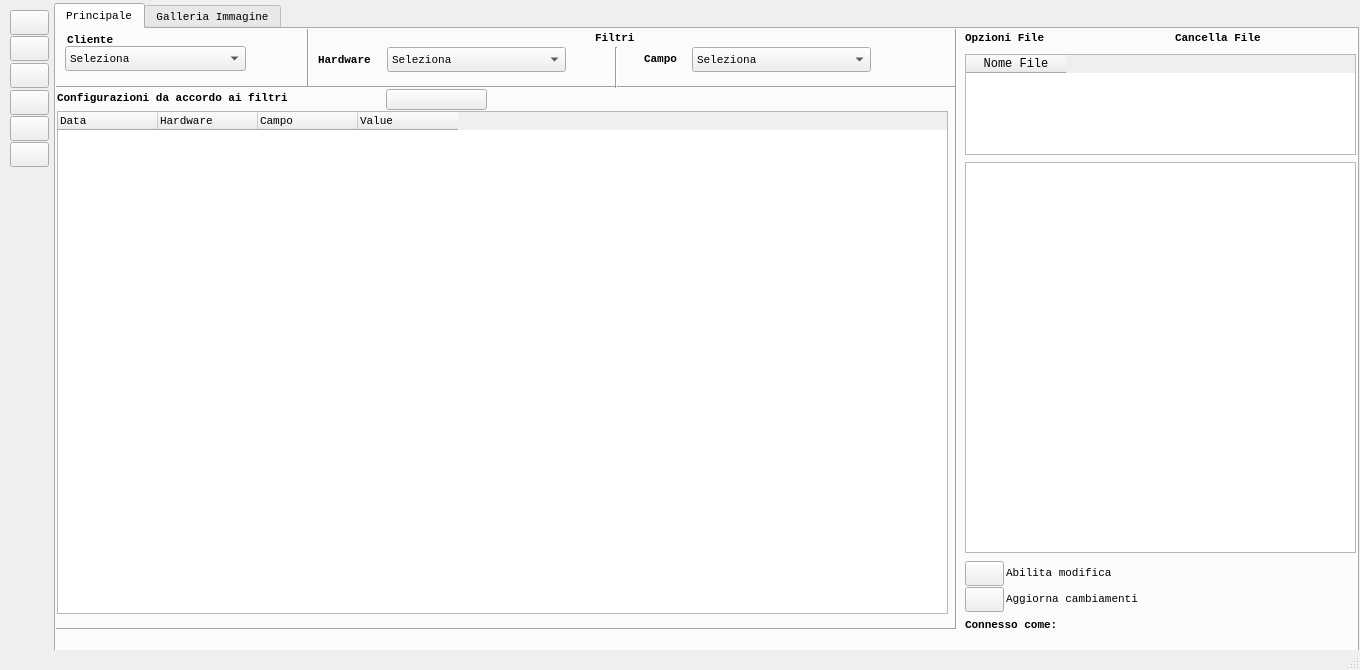
<?xml version="1.0" encoding="UTF-8"?>
<ui version="4.0">
 <class>MainWindow</class>
 <widget class="QMainWindow" name="MainWindow">
  <property name="geometry">
   <rect>
    <x>0</x>
    <y>0</y>
    <width>1360</width>
    <height>670</height>
   </rect>
  </property>
  <property name="minimumSize">
   <size>
    <width>1360</width>
    <height>670</height>
   </size>
  </property>
  <property name="maximumSize">
   <size>
    <width>1360</width>
    <height>670</height>
   </size>
  </property>
  <property name="font">
   <font>
    <family>Monospace</family>
    <pointsize>8</pointsize>
   </font>
  </property>
  <property name="cursor">
   <cursorShape>PointingHandCursor</cursorShape>
  </property>
  <property name="windowTitle">
   <string>Aron Config</string>
  </property>
  <widget class="QWidget" name="centralWidget">
   <property name="minimumSize">
    <size>
     <width>1360</width>
     <height>650</height>
    </size>
   </property>
   <property name="maximumSize">
    <size>
     <width>1360</width>
     <height>650</height>
    </size>
   </property>
   <widget class="QTabWidget" name="tabWidget">
    <property name="geometry">
     <rect>
      <x>54</x>
      <y>3</y>
      <width>1305</width>
      <height>661</height>
     </rect>
    </property>
    <property name="font">
     <font>
      <pointsize>8</pointsize>
     </font>
    </property>
    <property name="cursor">
     <cursorShape>PointingHandCursor</cursorShape>
    </property>
    <property name="currentIndex">
     <number>0</number>
    </property>
    <widget class="QWidget" name="tab_main">
     <attribute name="title">
      <string>Principale</string>
     </attribute>
     <widget class="Line" name="line_5">
      <property name="geometry">
       <rect>
        <x>-1</x>
        <y>590</y>
        <width>901</width>
        <height>20</height>
       </rect>
      </property>
      <property name="font">
       <font>
        <pointsize>8</pointsize>
       </font>
      </property>
      <property name="cursor">
       <cursorShape>PointingHandCursor</cursorShape>
      </property>
      <property name="orientation">
       <enum>Qt::Horizontal</enum>
      </property>
     </widget>
     <widget class="QPushButton" name="btPlus">
      <property name="geometry">
       <rect>
        <x>278</x>
        <y>57</y>
        <width>24</width>
        <height>25</height>
       </rect>
      </property>
      <property name="font">
       <font>
        <family>Monospace</family>
        <pointsize>8</pointsize>
       </font>
      </property>
      <property name="cursor">
       <cursorShape>PointingHandCursor</cursorShape>
      </property>
      <property name="text">
       <string/>
      </property>
      <property name="flat">
       <bool>true</bool>
      </property>
     </widget>
     <widget class="QTableWidget" name="tableWidget">
      <property name="geometry">
       <rect>
        <x>1</x>
        <y>82</y>
        <width>891</width>
        <height>503</height>
       </rect>
      </property>
      <property name="minimumSize">
       <size>
        <width>0</width>
        <height>0</height>
       </size>
      </property>
      <property name="maximumSize">
       <size>
        <width>1550</width>
        <height>540</height>
       </size>
      </property>
      <property name="baseSize">
       <size>
        <width>1555</width>
        <height>503</height>
       </size>
      </property>
      <property name="font">
       <font>
        <family>Monospace</family>
        <pointsize>8</pointsize>
       </font>
      </property>
      <property name="cursor" stdset="0">
       <cursorShape>PointingHandCursor</cursorShape>
      </property>
      <property name="editTriggers">
       <set>QAbstractItemView::DoubleClicked</set>
      </property>
      <property name="tabKeyNavigation">
       <bool>false</bool>
      </property>
      <property name="showDropIndicator" stdset="0">
       <bool>false</bool>
      </property>
      <property name="dragDropOverwriteMode">
       <bool>false</bool>
      </property>
      <property name="selectionMode">
       <enum>QAbstractItemView::SingleSelection</enum>
      </property>
      <property name="selectionBehavior">
       <enum>QAbstractItemView::SelectRows</enum>
      </property>
      <attribute name="horizontalHeaderDefaultSectionSize">
       <number>100</number>
      </attribute>
      <column>
       <property name="text">
        <string>Data</string>
       </property>
       <property name="font">
        <font>
         <family>Monospace</family>
         <pointsize>8</pointsize>
        </font>
       </property>
       <property name="textAlignment">
        <set>AlignJustify|AlignVCenter</set>
       </property>
      </column>
      <column>
       <property name="text">
        <string>Hardware</string>
       </property>
       <property name="font">
        <font>
         <family>Monospace</family>
         <pointsize>8</pointsize>
        </font>
       </property>
       <property name="textAlignment">
        <set>AlignJustify|AlignVCenter</set>
       </property>
      </column>
      <column>
       <property name="text">
        <string>Campo</string>
       </property>
       <property name="font">
        <font>
         <family>Monospace</family>
         <pointsize>8</pointsize>
        </font>
       </property>
       <property name="textAlignment">
        <set>AlignJustify|AlignVCenter</set>
       </property>
      </column>
      <column>
       <property name="text">
        <string>Value</string>
       </property>
       <property name="font">
        <font>
         <family>Monospace</family>
         <pointsize>8</pointsize>
        </font>
       </property>
       <property name="textAlignment">
        <set>AlignJustify|AlignVCenter</set>
       </property>
      </column>
     </widget>
     <widget class="QLabel" name="labelLines">
      <property name="geometry">
       <rect>
        <x>1</x>
        <y>59</y>
        <width>281</width>
        <height>20</height>
       </rect>
      </property>
      <property name="font">
       <font>
        <family>Monospace</family>
        <pointsize>8</pointsize>
        <weight>75</weight>
        <bold>true</bold>
       </font>
      </property>
      <property name="cursor">
       <cursorShape>PointingHandCursor</cursorShape>
      </property>
      <property name="text">
       <string>Configurazioni da accordo ai filtri</string>
      </property>
     </widget>
     <widget class="QLabel" name="labelConnesso">
      <property name="geometry">
       <rect>
        <x>909</x>
        <y>586</y>
        <width>111</width>
        <height>20</height>
       </rect>
      </property>
      <property name="font">
       <font>
        <pointsize>8</pointsize>
        <weight>75</weight>
        <bold>true</bold>
       </font>
      </property>
      <property name="cursor">
       <cursorShape>PointingHandCursor</cursorShape>
      </property>
      <property name="text">
       <string>Connesso come:</string>
      </property>
     </widget>
     <widget class="Line" name="line_2">
      <property name="geometry">
       <rect>
        <x>890</x>
        <y>-2</y>
        <width>20</width>
        <height>601</height>
       </rect>
      </property>
      <property name="font">
       <font>
        <pointsize>8</pointsize>
       </font>
      </property>
      <property name="cursor">
       <cursorShape>PointingHandCursor</cursorShape>
      </property>
      <property name="orientation">
       <enum>Qt::Vertical</enum>
      </property>
     </widget>
     <widget class="QPushButton" name="btMinus">
      <property name="geometry">
       <rect>
        <x>303</x>
        <y>57</y>
        <width>24</width>
        <height>25</height>
       </rect>
      </property>
      <property name="font">
       <font>
        <family>Monospace</family>
        <pointsize>8</pointsize>
       </font>
      </property>
      <property name="cursor">
       <cursorShape>PointingHandCursor</cursorShape>
      </property>
      <property name="text">
       <string/>
      </property>
      <property name="flat">
       <bool>true</bool>
      </property>
     </widget>
     <widget class="QLabel" name="labelLogo">
      <property name="geometry">
       <rect>
        <x>1165</x>
        <y>513</y>
        <width>130</width>
        <height>100</height>
       </rect>
      </property>
      <property name="font">
       <font>
        <pointsize>8</pointsize>
       </font>
      </property>
      <property name="cursor">
       <cursorShape>PointingHandCursor</cursorShape>
      </property>
      <property name="text">
       <string/>
      </property>
     </widget>
     <widget class="QLabel" name="labelUserName">
      <property name="geometry">
       <rect>
        <x>1030</x>
        <y>586</y>
        <width>130</width>
        <height>17</height>
       </rect>
      </property>
      <property name="font">
       <font>
        <pointsize>8</pointsize>
       </font>
      </property>
      <property name="cursor">
       <cursorShape>PointingHandCursor</cursorShape>
      </property>
      <property name="text">
       <string/>
      </property>
     </widget>
     <widget class="Line" name="line_4">
      <property name="geometry">
       <rect>
        <x>-13</x>
        <y>-16</y>
        <width>19</width>
        <height>221</height>
       </rect>
      </property>
      <property name="font">
       <font>
        <pointsize>8</pointsize>
       </font>
      </property>
      <property name="cursor">
       <cursorShape>PointingHandCursor</cursorShape>
      </property>
      <property name="orientation">
       <enum>Qt::Vertical</enum>
      </property>
     </widget>
     <widget class="QComboBox" name="cbItem">
      <property name="geometry">
       <rect>
        <x>636</x>
        <y>18</y>
        <width>179</width>
        <height>25</height>
       </rect>
      </property>
      <property name="font">
       <font>
        <family>Monospace</family>
        <pointsize>8</pointsize>
       </font>
      </property>
      <property name="cursor">
       <cursorShape>PointingHandCursor</cursorShape>
      </property>
      <property name="insertPolicy">
       <enum>QComboBox::InsertAlphabetically</enum>
      </property>
      <property name="duplicatesEnabled">
       <bool>true</bool>
      </property>
      <item>
       <property name="text">
        <string>Seleziona</string>
       </property>
      </item>
     </widget>
     <widget class="QLabel" name="labelItems">
      <property name="geometry">
       <rect>
        <x>588</x>
        <y>20</y>
        <width>41</width>
        <height>20</height>
       </rect>
      </property>
      <property name="font">
       <font>
        <family>Monospace</family>
        <pointsize>8</pointsize>
        <weight>75</weight>
        <bold>true</bold>
       </font>
      </property>
      <property name="cursor">
       <cursorShape>PointingHandCursor</cursorShape>
      </property>
      <property name="text">
       <string>Campo</string>
      </property>
     </widget>
     <widget class="QLabel" name="labelHardware">
      <property name="geometry">
       <rect>
        <x>262</x>
        <y>21</y>
        <width>71</width>
        <height>20</height>
       </rect>
      </property>
      <property name="font">
       <font>
        <family>Monospace</family>
        <pointsize>8</pointsize>
        <weight>75</weight>
        <bold>true</bold>
       </font>
      </property>
      <property name="cursor">
       <cursorShape>PointingHandCursor</cursorShape>
      </property>
      <property name="text">
       <string>Hardware</string>
      </property>
     </widget>
     <widget class="QComboBox" name="cbHardware">
      <property name="geometry">
       <rect>
        <x>331</x>
        <y>18</y>
        <width>179</width>
        <height>25</height>
       </rect>
      </property>
      <property name="font">
       <font>
        <family>Monospace</family>
        <pointsize>8</pointsize>
       </font>
      </property>
      <property name="cursor">
       <cursorShape>PointingHandCursor</cursorShape>
      </property>
      <property name="currentText" stdset="0">
       <string>Seleziona</string>
      </property>
      <property name="insertPolicy">
       <enum>QComboBox::InsertAlphabetically</enum>
      </property>
      <property name="duplicatesEnabled">
       <bool>true</bool>
      </property>
      <item>
       <property name="text">
        <string>Seleziona</string>
       </property>
      </item>
     </widget>
     <widget class="QLabel" name="labelFiltri">
      <property name="geometry">
       <rect>
        <x>539</x>
        <y>-1</y>
        <width>50</width>
        <height>20</height>
       </rect>
      </property>
      <property name="font">
       <font>
        <family>Monospace</family>
        <pointsize>8</pointsize>
        <weight>75</weight>
        <bold>true</bold>
       </font>
      </property>
      <property name="cursor">
       <cursorShape>PointingHandCursor</cursorShape>
      </property>
      <property name="text">
       <string>Filtri</string>
      </property>
     </widget>
     <widget class="QPushButton" name="btItemMinus">
      <property name="geometry">
       <rect>
        <x>840</x>
        <y>19</y>
        <width>24</width>
        <height>25</height>
       </rect>
      </property>
      <property name="font">
       <font>
        <family>Monospace</family>
        <pointsize>8</pointsize>
       </font>
      </property>
      <property name="cursor">
       <cursorShape>PointingHandCursor</cursorShape>
      </property>
      <property name="text">
       <string/>
      </property>
      <property name="flat">
       <bool>true</bool>
      </property>
     </widget>
     <widget class="QPushButton" name="btHwMinus">
      <property name="geometry">
       <rect>
        <x>535</x>
        <y>17</y>
        <width>24</width>
        <height>25</height>
       </rect>
      </property>
      <property name="font">
       <font>
        <family>Monospace</family>
        <pointsize>8</pointsize>
       </font>
      </property>
      <property name="cursor">
       <cursorShape>PointingHandCursor</cursorShape>
      </property>
      <property name="text">
       <string/>
      </property>
      <property name="flat">
       <bool>true</bool>
      </property>
     </widget>
     <widget class="QPushButton" name="btHwPlus">
      <property name="geometry">
       <rect>
        <x>510</x>
        <y>17</y>
        <width>24</width>
        <height>25</height>
       </rect>
      </property>
      <property name="font">
       <font>
        <family>Monospace</family>
        <pointsize>8</pointsize>
       </font>
      </property>
      <property name="cursor">
       <cursorShape>PointingHandCursor</cursorShape>
      </property>
      <property name="text">
       <string/>
      </property>
      <property name="flat">
       <bool>true</bool>
      </property>
     </widget>
     <widget class="QPushButton" name="btItemPlus">
      <property name="geometry">
       <rect>
        <x>815</x>
        <y>19</y>
        <width>24</width>
        <height>25</height>
       </rect>
      </property>
      <property name="font">
       <font>
        <family>Monospace</family>
        <pointsize>8</pointsize>
       </font>
      </property>
      <property name="cursor">
       <cursorShape>PointingHandCursor</cursorShape>
      </property>
      <property name="text">
       <string/>
      </property>
      <property name="flat">
       <bool>true</bool>
      </property>
     </widget>
     <widget class="QPushButton" name="btDownload">
      <property name="geometry">
       <rect>
        <x>1035</x>
        <y>-1</y>
        <width>25</width>
        <height>25</height>
       </rect>
      </property>
      <property name="font">
       <font>
        <family>Monospace</family>
        <pointsize>8</pointsize>
       </font>
      </property>
      <property name="cursor">
       <cursorShape>PointingHandCursor</cursorShape>
      </property>
      <property name="text">
       <string/>
      </property>
      <property name="flat">
       <bool>true</bool>
      </property>
     </widget>
     <widget class="QPushButton" name="btUpload">
      <property name="geometry">
       <rect>
        <x>1010</x>
        <y>-1</y>
        <width>25</width>
        <height>25</height>
       </rect>
      </property>
      <property name="font">
       <font>
        <family>Monospace</family>
        <pointsize>8</pointsize>
       </font>
      </property>
      <property name="cursor">
       <cursorShape>PointingHandCursor</cursorShape>
      </property>
      <property name="text">
       <string/>
      </property>
      <property name="flat">
       <bool>true</bool>
      </property>
     </widget>
     <widget class="QTableWidget" name="tableWidget_attachments">
      <property name="geometry">
       <rect>
        <x>909</x>
        <y>25</y>
        <width>391</width>
        <height>101</height>
       </rect>
      </property>
      <property name="font">
       <font>
        <pointsize>8</pointsize>
       </font>
      </property>
      <property name="cursor" stdset="0">
       <cursorShape>PointingHandCursor</cursorShape>
      </property>
      <property name="editTriggers">
       <set>QAbstractItemView::NoEditTriggers</set>
      </property>
      <property name="dragDropOverwriteMode">
       <bool>false</bool>
      </property>
      <property name="selectionMode">
       <enum>QAbstractItemView::SingleSelection</enum>
      </property>
      <property name="selectionBehavior">
       <enum>QAbstractItemView::SelectRows</enum>
      </property>
      <column>
       <property name="text">
        <string>Nome File</string>
       </property>
       <property name="font">
        <font>
         <family>Monospace</family>
         <pointsize>9</pointsize>
         <weight>50</weight>
         <bold>false</bold>
        </font>
       </property>
      </column>
     </widget>
     <widget class="QLabel" name="labelAttach">
      <property name="geometry">
       <rect>
        <x>909</x>
        <y>-1</y>
        <width>101</width>
        <height>20</height>
       </rect>
      </property>
      <property name="font">
       <font>
        <pointsize>8</pointsize>
        <weight>75</weight>
        <bold>true</bold>
       </font>
      </property>
      <property name="cursor">
       <cursorShape>PointingHandCursor</cursorShape>
      </property>
      <property name="text">
       <string>Opzioni File</string>
      </property>
     </widget>
     <widget class="QPushButton" name="btTrash">
      <property name="geometry">
       <rect>
        <x>1227</x>
        <y>-3</y>
        <width>25</width>
        <height>25</height>
       </rect>
      </property>
      <property name="font">
       <font>
        <family>Monospace</family>
        <pointsize>8</pointsize>
       </font>
      </property>
      <property name="cursor">
       <cursorShape>PointingHandCursor</cursorShape>
      </property>
      <property name="text">
       <string/>
      </property>
      <property name="flat">
       <bool>true</bool>
      </property>
     </widget>
     <widget class="QPlainTextEdit" name="plainTextEdit">
      <property name="geometry">
       <rect>
        <x>909</x>
        <y>133</y>
        <width>391</width>
        <height>391</height>
       </rect>
      </property>
      <property name="font">
       <font>
        <pointsize>8</pointsize>
       </font>
      </property>
      <property name="cursor" stdset="0">
       <cursorShape>PointingHandCursor</cursorShape>
      </property>
     </widget>
     <widget class="Line" name="line">
      <property name="geometry">
       <rect>
        <x>-1</x>
        <y>50</y>
        <width>901</width>
        <height>16</height>
       </rect>
      </property>
      <property name="font">
       <font>
        <pointsize>8</pointsize>
       </font>
      </property>
      <property name="cursor">
       <cursorShape>PointingHandCursor</cursorShape>
      </property>
      <property name="orientation">
       <enum>Qt::Horizontal</enum>
      </property>
     </widget>
     <widget class="Line" name="line_3">
      <property name="geometry">
       <rect>
        <x>243</x>
        <y>-3</y>
        <width>19</width>
        <height>61</height>
       </rect>
      </property>
      <property name="font">
       <font>
        <pointsize>8</pointsize>
       </font>
      </property>
      <property name="cursor">
       <cursorShape>PointingHandCursor</cursorShape>
      </property>
      <property name="orientation">
       <enum>Qt::Vertical</enum>
      </property>
     </widget>
     <widget class="QPushButton" name="btSave">
      <property name="geometry">
       <rect>
        <x>909</x>
        <y>558</y>
        <width>39</width>
        <height>25</height>
       </rect>
      </property>
      <property name="font">
       <font>
        <pointsize>8</pointsize>
       </font>
      </property>
      <property name="cursor">
       <cursorShape>PointingHandCursor</cursorShape>
      </property>
      <property name="toolTip">
       <string extracomment="Cambio Password"/>
      </property>
      <property name="statusTip">
       <string extracomment="Cambio Password"/>
      </property>
      <property name="whatsThis">
       <string extracomment="Cambio Password"/>
      </property>
      <property name="accessibleName">
       <string extracomment="Cambio Password"/>
      </property>
      <property name="accessibleDescription">
       <string extracomment="Cambio Password"/>
      </property>
      <property name="text">
       <string/>
      </property>
      <property name="flat">
       <bool>false</bool>
      </property>
      <property name="toolTipDuration" stdset="0">
       <number>10</number>
      </property>
     </widget>
     <widget class="QLabel" name="labelupdate">
      <property name="geometry">
       <rect>
        <x>950</x>
        <y>560</y>
        <width>171</width>
        <height>19</height>
       </rect>
      </property>
      <property name="font">
       <font>
        <pointsize>8</pointsize>
       </font>
      </property>
      <property name="cursor">
       <cursorShape>PointingHandCursor</cursorShape>
      </property>
      <property name="text">
       <string>Aggiorna cambiamenti</string>
      </property>
     </widget>
     <widget class="QPushButton" name="btModify">
      <property name="geometry">
       <rect>
        <x>909</x>
        <y>532</y>
        <width>39</width>
        <height>25</height>
       </rect>
      </property>
      <property name="font">
       <font>
        <pointsize>8</pointsize>
       </font>
      </property>
      <property name="cursor">
       <cursorShape>PointingHandCursor</cursorShape>
      </property>
      <property name="toolTip">
       <string extracomment="Cambio Password"/>
      </property>
      <property name="statusTip">
       <string extracomment="Cambio Password"/>
      </property>
      <property name="whatsThis">
       <string extracomment="Cambio Password"/>
      </property>
      <property name="accessibleName">
       <string extracomment="Cambio Password"/>
      </property>
      <property name="accessibleDescription">
       <string extracomment="Cambio Password"/>
      </property>
      <property name="text">
       <string/>
      </property>
      <property name="flat">
       <bool>false</bool>
      </property>
      <property name="toolTipDuration" stdset="0">
       <number>10</number>
      </property>
     </widget>
     <widget class="QLabel" name="labelallowmodify">
      <property name="geometry">
       <rect>
        <x>950</x>
        <y>534</y>
        <width>141</width>
        <height>19</height>
       </rect>
      </property>
      <property name="font">
       <font>
        <pointsize>8</pointsize>
       </font>
      </property>
      <property name="cursor">
       <cursorShape>PointingHandCursor</cursorShape>
      </property>
      <property name="text">
       <string>Abilita modifica</string>
      </property>
     </widget>
     <widget class="QLabel" name="labelDeleteFile">
      <property name="geometry">
       <rect>
        <x>1119</x>
        <y>-1</y>
        <width>111</width>
        <height>20</height>
       </rect>
      </property>
      <property name="font">
       <font>
        <pointsize>8</pointsize>
        <weight>75</weight>
        <bold>true</bold>
       </font>
      </property>
      <property name="cursor">
       <cursorShape>PointingHandCursor</cursorShape>
      </property>
      <property name="text">
       <string>Cancella File</string>
      </property>
     </widget>
     <widget class="QToolButton" name="btSaveModify">
      <property name="geometry">
       <rect>
        <x>330</x>
        <y>60</y>
        <width>101</width>
        <height>21</height>
       </rect>
      </property>
      <property name="font">
       <font>
        <family>Monospace</family>
        <pointsize>8</pointsize>
       </font>
      </property>
      <property name="cursor">
       <cursorShape>PointingHandCursor</cursorShape>
      </property>
      <property name="text">
       <string/>
      </property>
      <property name="toolButtonStyle">
       <enum>Qt::ToolButtonTextBesideIcon</enum>
      </property>
     </widget>
     <widget class="Line" name="line_6">
      <property name="geometry">
       <rect>
        <x>550</x>
        <y>18</y>
        <width>20</width>
        <height>41</height>
       </rect>
      </property>
      <property name="font">
       <font>
        <pointsize>8</pointsize>
       </font>
      </property>
      <property name="cursor">
       <cursorShape>PointingHandCursor</cursorShape>
      </property>
      <property name="orientation">
       <enum>Qt::Vertical</enum>
      </property>
     </widget>
     <zorder>line_5</zorder>
     <zorder>btPlus</zorder>
     <zorder>labelLines</zorder>
     <zorder>labelConnesso</zorder>
     <zorder>line_2</zorder>
     <zorder>btMinus</zorder>
     <zorder>labelLogo</zorder>
     <zorder>labelUserName</zorder>
     <zorder>line_4</zorder>
     <zorder>labelHardware</zorder>
     <zorder>cbItem</zorder>
     <zorder>cbHardware</zorder>
     <zorder>labelItems</zorder>
     <zorder>labelFiltri</zorder>
     <zorder>btItemMinus</zorder>
     <zorder>btHwMinus</zorder>
     <zorder>btHwPlus</zorder>
     <zorder>btItemPlus</zorder>
     <zorder>btDownload</zorder>
     <zorder>btUpload</zorder>
     <zorder>tableWidget_attachments</zorder>
     <zorder>labelAttach</zorder>
     <zorder>btTrash</zorder>
     <zorder>plainTextEdit</zorder>
     <zorder>line</zorder>
     <zorder>line_3</zorder>
     <zorder>btSave</zorder>
     <zorder>labelupdate</zorder>
     <zorder>btModify</zorder>
     <zorder>labelallowmodify</zorder>
     <zorder>labelDeleteFile</zorder>
     <zorder>btSaveModify</zorder>
     <zorder>tableWidget</zorder>
     <zorder>line_6</zorder>
    </widget>
    <widget class="QWidget" name="tab_attachments">
     <attribute name="title">
      <string>Galleria Immagine</string>
     </attribute>
     <widget class="QLabel" name="labelFoto">
      <property name="geometry">
       <rect>
        <x>260</x>
        <y>9</y>
        <width>1031</width>
        <height>591</height>
       </rect>
      </property>
      <property name="font">
       <font>
        <pointsize>8</pointsize>
       </font>
      </property>
      <property name="cursor">
       <cursorShape>ArrowCursor</cursorShape>
      </property>
      <property name="text">
       <string/>
      </property>
     </widget>
     <widget class="QToolButton" name="btPlus_foto">
      <property name="geometry">
       <rect>
        <x>7</x>
        <y>51</y>
        <width>90</width>
        <height>21</height>
       </rect>
      </property>
      <property name="font">
       <font>
        <family>Monospace</family>
        <pointsize>8</pointsize>
       </font>
      </property>
      <property name="cursor">
       <cursorShape>ArrowCursor</cursorShape>
      </property>
      <property name="text">
       <string/>
      </property>
      <property name="toolButtonStyle">
       <enum>Qt::ToolButtonTextBesideIcon</enum>
      </property>
     </widget>
     <widget class="QTableWidget" name="tableWidgetImg">
      <property name="geometry">
       <rect>
        <x>0</x>
        <y>90</y>
        <width>250</width>
        <height>500</height>
       </rect>
      </property>
      <property name="sizePolicy">
       <sizepolicy hsizetype="Expanding" vsizetype="Expanding">
        <horstretch>250</horstretch>
        <verstretch>55</verstretch>
       </sizepolicy>
      </property>
      <property name="minimumSize">
       <size>
        <width>250</width>
        <height>500</height>
       </size>
      </property>
      <property name="maximumSize">
       <size>
        <width>250</width>
        <height>500</height>
       </size>
      </property>
      <property name="sizeIncrement">
       <size>
        <width>250</width>
        <height>510</height>
       </size>
      </property>
      <property name="baseSize">
       <size>
        <width>0</width>
        <height>0</height>
       </size>
      </property>
      <property name="font">
       <font>
        <family>Monospace</family>
        <pointsize>8</pointsize>
       </font>
      </property>
      <property name="cursor" stdset="0">
       <cursorShape>ArrowCursor</cursorShape>
      </property>
      <property name="editTriggers">
       <set>QAbstractItemView::NoEditTriggers</set>
      </property>
      <property name="tabKeyNavigation">
       <bool>false</bool>
      </property>
      <property name="showDropIndicator" stdset="0">
       <bool>false</bool>
      </property>
      <property name="dragDropOverwriteMode">
       <bool>false</bool>
      </property>
      <property name="selectionMode">
       <enum>QAbstractItemView::SingleSelection</enum>
      </property>
      <property name="selectionBehavior">
       <enum>QAbstractItemView::SelectRows</enum>
      </property>
      <attribute name="horizontalHeaderDefaultSectionSize">
       <number>250</number>
      </attribute>
      <attribute name="horizontalHeaderMinimumSectionSize">
       <number>250</number>
      </attribute>
      <column>
       <property name="text">
        <string>Immagini</string>
       </property>
      </column>
     </widget>
     <widget class="QToolButton" name="btMinus_foto">
      <property name="geometry">
       <rect>
        <x>110</x>
        <y>51</y>
        <width>90</width>
        <height>21</height>
       </rect>
      </property>
      <property name="font">
       <font>
        <family>Monospace</family>
        <pointsize>8</pointsize>
       </font>
      </property>
      <property name="cursor">
       <cursorShape>ArrowCursor</cursorShape>
      </property>
      <property name="text">
       <string/>
      </property>
      <property name="toolButtonStyle">
       <enum>Qt::ToolButtonTextBesideIcon</enum>
      </property>
     </widget>
     <widget class="QProgressBar" name="progressBar">
      <property name="geometry">
       <rect>
        <x>0</x>
        <y>597</y>
        <width>250</width>
        <height>15</height>
       </rect>
      </property>
      <property name="maximumSize">
       <size>
        <width>250</width>
        <height>15</height>
       </size>
      </property>
      <property name="cursor">
       <cursorShape>PointingHandCursor</cursorShape>
      </property>
      <property name="value">
       <number>0</number>
      </property>
     </widget>
     <zorder>btPlus_foto</zorder>
     <zorder>tableWidgetImg</zorder>
     <zorder>btMinus_foto</zorder>
     <zorder>labelFoto</zorder>
     <zorder>progressBar</zorder>
    </widget>
   </widget>
   <widget class="QPushButton" name="btLogout">
    <property name="geometry">
     <rect>
      <x>10</x>
      <y>63</y>
      <width>39</width>
      <height>25</height>
     </rect>
    </property>
    <property name="font">
     <font>
      <pointsize>8</pointsize>
     </font>
    </property>
    <property name="cursor">
     <cursorShape>PointingHandCursor</cursorShape>
    </property>
    <property name="toolTip">
     <string extracomment="Cambio Password"/>
    </property>
    <property name="statusTip">
     <string extracomment="Cambio Password"/>
    </property>
    <property name="whatsThis">
     <string extracomment="Cambio Password"/>
    </property>
    <property name="accessibleName">
     <string extracomment="Cambio Password"/>
    </property>
    <property name="accessibleDescription">
     <string extracomment="Cambio Password"/>
    </property>
    <property name="text">
     <string/>
    </property>
    <property name="flat">
     <bool>false</bool>
    </property>
    <property name="toolTipDuration" stdset="0">
     <number>10</number>
    </property>
   </widget>
   <widget class="QPushButton" name="btPDF">
    <property name="geometry">
     <rect>
      <x>10</x>
      <y>142</y>
      <width>39</width>
      <height>25</height>
     </rect>
    </property>
    <property name="font">
     <font>
      <pointsize>8</pointsize>
     </font>
    </property>
    <property name="cursor">
     <cursorShape>PointingHandCursor</cursorShape>
    </property>
    <property name="toolTip">
     <string extracomment="Cambio Password"/>
    </property>
    <property name="statusTip">
     <string extracomment="Cambio Password"/>
    </property>
    <property name="whatsThis">
     <string extracomment="Cambio Password"/>
    </property>
    <property name="accessibleName">
     <string extracomment="Cambio Password"/>
    </property>
    <property name="accessibleDescription">
     <string extracomment="Cambio Password"/>
    </property>
    <property name="text">
     <string/>
    </property>
    <property name="flat">
     <bool>false</bool>
    </property>
    <property name="toolTipDuration" stdset="0">
     <number>10</number>
    </property>
   </widget>
   <widget class="QPushButton" name="btPassword">
    <property name="geometry">
     <rect>
      <x>10</x>
      <y>36</y>
      <width>39</width>
      <height>25</height>
     </rect>
    </property>
    <property name="font">
     <font>
      <pointsize>8</pointsize>
     </font>
    </property>
    <property name="cursor">
     <cursorShape>PointingHandCursor</cursorShape>
    </property>
    <property name="toolTip">
     <string extracomment="Cambio Password"/>
    </property>
    <property name="statusTip">
     <string extracomment="Cambio Password"/>
    </property>
    <property name="whatsThis">
     <string extracomment="Cambio Password"/>
    </property>
    <property name="accessibleName">
     <string extracomment="Cambio Password"/>
    </property>
    <property name="accessibleDescription">
     <string extracomment="Cambio Password"/>
    </property>
    <property name="text">
     <string/>
    </property>
    <property name="flat">
     <bool>false</bool>
    </property>
    <property name="toolTipDuration" stdset="0">
     <number>10</number>
    </property>
   </widget>
   <widget class="QPushButton" name="btLogs">
    <property name="geometry">
     <rect>
      <x>10</x>
      <y>116</y>
      <width>39</width>
      <height>25</height>
     </rect>
    </property>
    <property name="font">
     <font>
      <pointsize>8</pointsize>
     </font>
    </property>
    <property name="cursor">
     <cursorShape>PointingHandCursor</cursorShape>
    </property>
    <property name="toolTip">
     <string extracomment="Cambio Password"/>
    </property>
    <property name="statusTip">
     <string extracomment="Cambio Password"/>
    </property>
    <property name="whatsThis">
     <string extracomment="Cambio Password"/>
    </property>
    <property name="accessibleName">
     <string extracomment="Cambio Password"/>
    </property>
    <property name="accessibleDescription">
     <string extracomment="Cambio Password"/>
    </property>
    <property name="text">
     <string/>
    </property>
    <property name="flat">
     <bool>false</bool>
    </property>
    <property name="toolTipDuration" stdset="0">
     <number>10</number>
    </property>
   </widget>
   <widget class="QPushButton" name="btLogin">
    <property name="geometry">
     <rect>
      <x>10</x>
      <y>10</y>
      <width>39</width>
      <height>25</height>
     </rect>
    </property>
    <property name="font">
     <font>
      <pointsize>8</pointsize>
     </font>
    </property>
    <property name="cursor">
     <cursorShape>PointingHandCursor</cursorShape>
    </property>
    <property name="toolTip">
     <string extracomment="Cambio Password"/>
    </property>
    <property name="statusTip">
     <string extracomment="Cambio Password"/>
    </property>
    <property name="whatsThis">
     <string extracomment="Cambio Password"/>
    </property>
    <property name="accessibleName">
     <string extracomment="Cambio Password"/>
    </property>
    <property name="accessibleDescription">
     <string extracomment="Cambio Password"/>
    </property>
    <property name="text">
     <string/>
    </property>
    <property name="flat">
     <bool>false</bool>
    </property>
    <property name="toolTipDuration" stdset="0">
     <number>10</number>
    </property>
   </widget>
   <widget class="QPushButton" name="btUsers">
    <property name="geometry">
     <rect>
      <x>10</x>
      <y>90</y>
      <width>39</width>
      <height>25</height>
     </rect>
    </property>
    <property name="font">
     <font>
      <pointsize>8</pointsize>
     </font>
    </property>
    <property name="cursor">
     <cursorShape>PointingHandCursor</cursorShape>
    </property>
    <property name="toolTip">
     <string extracomment="Cambio Password"/>
    </property>
    <property name="statusTip">
     <string extracomment="Cambio Password"/>
    </property>
    <property name="whatsThis">
     <string extracomment="Cambio Password"/>
    </property>
    <property name="accessibleName">
     <string extracomment="Cambio Password"/>
    </property>
    <property name="accessibleDescription">
     <string extracomment="Cambio Password"/>
    </property>
    <property name="text">
     <string/>
    </property>
    <property name="flat">
     <bool>false</bool>
    </property>
    <property name="toolTipDuration" stdset="0">
     <number>10</number>
    </property>
   </widget>
   <widget class="QComboBox" name="cbClient">
    <property name="geometry">
     <rect>
      <x>65</x>
      <y>46</y>
      <width>181</width>
      <height>25</height>
     </rect>
    </property>
    <property name="font">
     <font>
      <family>Monospace</family>
      <pointsize>8</pointsize>
     </font>
    </property>
    <property name="cursor">
     <cursorShape>PointingHandCursor</cursorShape>
    </property>
    <property name="insertPolicy">
     <enum>QComboBox::InsertAlphabetically</enum>
    </property>
    <property name="duplicatesEnabled">
     <bool>true</bool>
    </property>
    <item>
     <property name="text">
      <string>Seleziona</string>
     </property>
    </item>
   </widget>
   <widget class="QPushButton" name="btClientPlus">
    <property name="geometry">
     <rect>
      <x>250</x>
      <y>47</y>
      <width>24</width>
      <height>25</height>
     </rect>
    </property>
    <property name="font">
     <font>
      <family>Monospace</family>
      <pointsize>8</pointsize>
     </font>
    </property>
    <property name="cursor">
     <cursorShape>PointingHandCursor</cursorShape>
    </property>
    <property name="text">
     <string/>
    </property>
    <property name="flat">
     <bool>true</bool>
    </property>
   </widget>
   <widget class="QPushButton" name="btClientMinus">
    <property name="geometry">
     <rect>
      <x>275</x>
      <y>47</y>
      <width>24</width>
      <height>25</height>
     </rect>
    </property>
    <property name="font">
     <font>
      <family>Monospace</family>
      <pointsize>8</pointsize>
     </font>
    </property>
    <property name="cursor">
     <cursorShape>PointingHandCursor</cursorShape>
    </property>
    <property name="text">
     <string/>
    </property>
    <property name="flat">
     <bool>true</bool>
    </property>
   </widget>
   <widget class="QLabel" name="labelCliente">
    <property name="geometry">
     <rect>
      <x>67</x>
      <y>30</y>
      <width>61</width>
      <height>20</height>
     </rect>
    </property>
    <property name="font">
     <font>
      <family>Monospace</family>
      <pointsize>8</pointsize>
      <weight>75</weight>
      <bold>true</bold>
     </font>
    </property>
    <property name="cursor">
     <cursorShape>PointingHandCursor</cursorShape>
    </property>
    <property name="text">
     <string>Cliente</string>
    </property>
   </widget>
  </widget>
  <widget class="QStatusBar" name="statusBar">
   <property name="palette">
    <palette>
     <active>
      <colorrole role="Text">
       <brush brushstyle="SolidPattern">
        <color alpha="255">
         <red>234</red>
         <green>30</green>
         <blue>30</blue>
        </color>
       </brush>
      </colorrole>
     </active>
     <inactive>
      <colorrole role="Text">
       <brush brushstyle="SolidPattern">
        <color alpha="255">
         <red>234</red>
         <green>30</green>
         <blue>30</blue>
        </color>
       </brush>
      </colorrole>
     </inactive>
     <disabled>
      <colorrole role="Text">
       <brush brushstyle="SolidPattern">
        <color alpha="255">
         <red>159</red>
         <green>158</green>
         <blue>158</blue>
        </color>
       </brush>
      </colorrole>
     </disabled>
    </palette>
   </property>
   <property name="font">
    <font>
     <family>Monospace</family>
     <pointsize>9</pointsize>
     <weight>75</weight>
     <bold>true</bold>
    </font>
   </property>
   <property name="cursor">
    <cursorShape>PointingHandCursor</cursorShape>
   </property>
  </widget>
  <action name="actionLogin">
   <property name="text">
    <string>Login</string>
   </property>
  </action>
  <action name="actionQuit">
   <property name="text">
    <string>Exit</string>
   </property>
  </action>
  <action name="actionShowClients">
   <property name="text">
    <string>Visualizza Tutti</string>
   </property>
  </action>
  <action name="actionAddClient">
   <property name="text">
    <string>Aggiungi</string>
   </property>
  </action>
  <action name="actionFindClient">
   <property name="text">
    <string>Cerca</string>
   </property>
  </action>
  <action name="actionModClient">
   <property name="text">
    <string>Modifica</string>
   </property>
  </action>
  <action name="actionDeleteClient">
   <property name="text">
    <string>Cancella</string>
   </property>
  </action>
  <action name="actionNewHw">
   <property name="text">
    <string>Nuovo Hardware</string>
   </property>
  </action>
  <action name="actionNewItem">
   <property name="text">
    <string>Nuovo Campo</string>
   </property>
  </action>
  <action name="actionDeleteHw">
   <property name="text">
    <string>Hardware</string>
   </property>
  </action>
  <action name="actionDeleteItem">
   <property name="text">
    <string>Campo</string>
   </property>
  </action>
  <action name="actionEsporta_in_PDF">
   <property name="text">
    <string>Esporta in PDF</string>
   </property>
  </action>
  <action name="actionChangePassword">
   <property name="text">
    <string>Cambia Password</string>
   </property>
  </action>
 </widget>
 <layoutdefault spacing="6" margin="11"/>
 <resources/>
 <connections/>
</ui>
